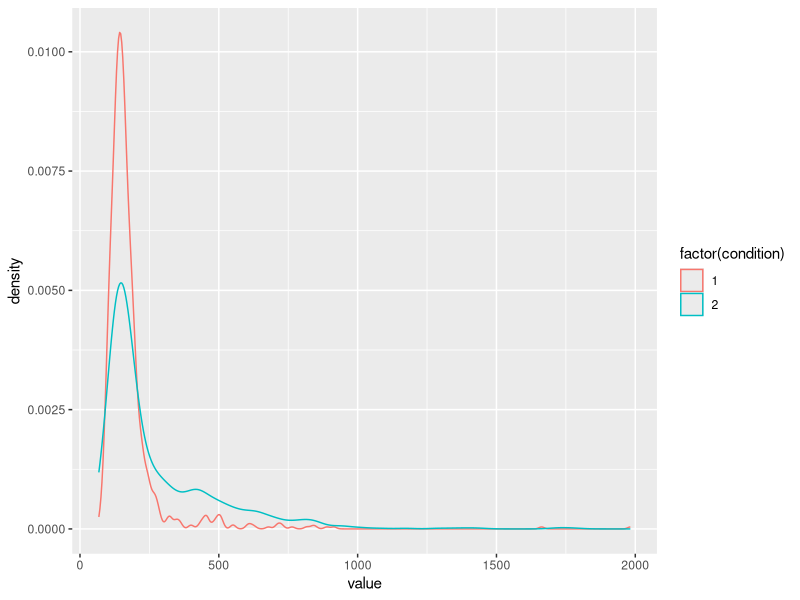

R code for this plot: (Note: this script raises an error after producing the figure.)
library(tidyverse)

# Create fake data
mog <- function(n, theta, mu1, mu2, sig1, sig2) {
  y0 <- rlnorm(n, mean = mu1, sd = sig1)
  y1 <- rlnorm(n, mean = mu2, sd = sig2)
  flag <- rbinom(n, size = 1, prob = theta)
  y <- y0 * (1 - flag) + y1 * flag 
}

set.seed(123)
N <- 1000 # number of subjects
# Population parameters
beta <- 5
theta <- c(.1, .4) # mixing proportion for condition 1 and 2
delta <- 1
sigma <- c(.25, .5) # trial-by-trial error

# iterate over subject to generate data for each one
data <- map_dfr(1:2, 
                ~tibble(
                  condition = ., 
                  value = mog(n = N, 
                              theta = theta[.],
                              mu1 = beta,
                              mu2 = beta + delta,
                              sig1 = sigma[1],
                              sig2 = sigma[2])))

ggplot(data, aes(x = value, colour = factor(condition))) +
  geom_density() 
  
write_csv(data, "data/mogdata.csv")
